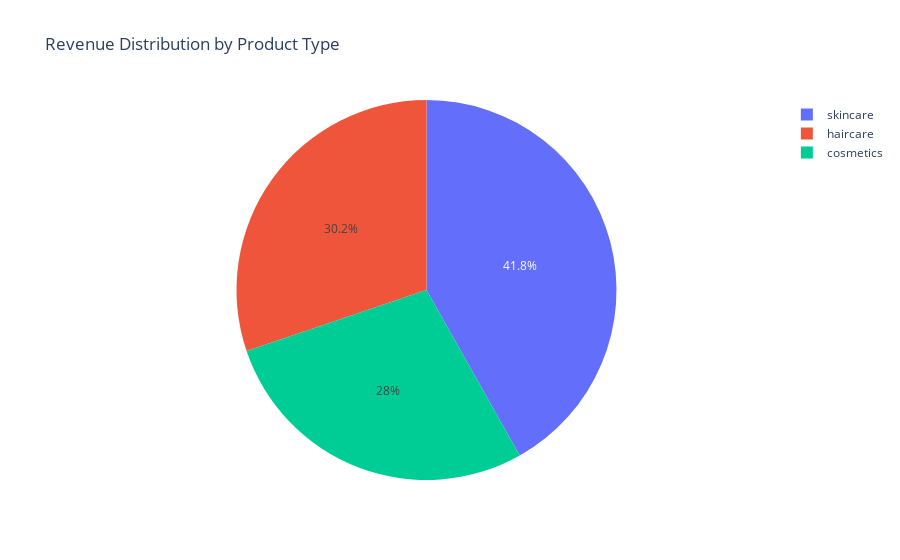

The notebook cell this image was saved under:
### Markdown cell above
# Skincare leads in total units sold.

# Haircare and Cosmetics follow closely.

### Code cell
# 2. Revenue Distribution by Product Type

revenue_by_product = df.groupby("product_type")["revenue_generated"].sum().reset_index()

fig2 = px.pie(revenue_by_product, names="product_type", values="revenue_generated", title="Revenue Distribution by Product Type")

fig2.show()

### Figure 1 — Plotly figure (JSON) as saved in the notebook; plotly's stock layout.template omitted (floating-point values rounded to 4 significant figures)
{"data": [{"domain": {"x": [0, 1], "y": [0, 1]}, "hovertemplate": "product_type=%{label}<br>revenue_generated=%{value}<extra></extra>", "labels": ["cosmetics", "haircare", "skincare"], "legendgroup": "", "name": "", "showlegend": true, "type": "pie", "values": [161500.0, 174500.0, 241600.0]}], "layout": {"legend": {"tracegroupgap": 0}, "title": {"text": "Revenue Distribution by Product Type"}}}
